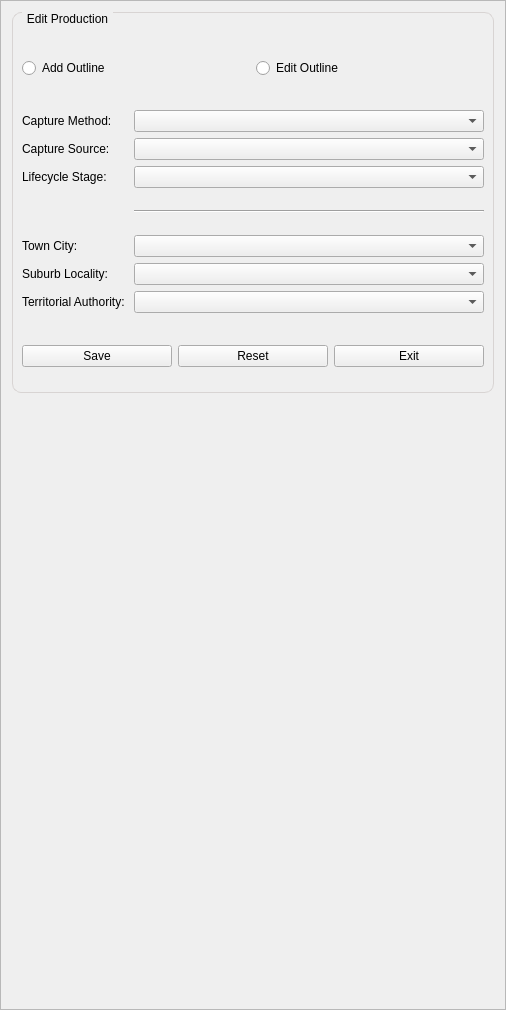
<?xml version="1.0" encoding="UTF-8"?>
<ui version="4.0">
 <class>productio_edits</class>
 <widget class="QFrame" name="productio_edits">
  <property name="geometry">
   <rect>
    <x>0</x>
    <y>0</y>
    <width>506</width>
    <height>1010</height>
   </rect>
  </property>
  <property name="windowTitle">
   <string>Frame</string>
  </property>
  <property name="frameShape">
   <enum>QFrame::StyledPanel</enum>
  </property>
  <property name="frameShadow">
   <enum>QFrame::Raised</enum>
  </property>
  <layout class="QVBoxLayout" name="verticalLayout">
   <item>
    <widget class="QGroupBox" name="grpb">
     <property name="maximumSize">
      <size>
       <width>16777215</width>
       <height>16760000</height>
      </size>
     </property>
     <property name="styleSheet">
      <string notr="true">QGroupBox {
    border: 1px solid #D8D4D3;
    border-radius: 9px;
    margin-top: 0.5em;
}

QGroupBox::title {
    subcontrol-origin: margin;
    left: 10px;
    padding: 0 3px 0 3px;
}</string>
     </property>
     <property name="title">
      <string>Edit Production</string>
     </property>
     <layout class="QFormLayout" name="formLayout">
      <property name="fieldGrowthPolicy">
       <enum>QFormLayout::AllNonFixedFieldsGrow</enum>
      </property>
      <item row="0" column="0">
       <spacer name="vtsp_6">
        <property name="orientation">
         <enum>Qt::Vertical</enum>
        </property>
        <property name="sizeHint" stdset="0">
         <size>
          <width>20</width>
          <height>30</height>
         </size>
        </property>
       </spacer>
      </item>
      <item row="1" column="0" colspan="2">
       <layout class="QHBoxLayout" name="hzly_3">
        <item>
         <widget class="QRadioButton" name="rad_add">
          <property name="styleSheet">
           <string notr="true"/>
          </property>
          <property name="text">
           <string>Add Outline</string>
          </property>
         </widget>
        </item>
        <item>
         <widget class="QRadioButton" name="rad_edit">
          <property name="text">
           <string>Edit Outline</string>
          </property>
         </widget>
        </item>
       </layout>
      </item>
      <item row="2" column="0">
       <spacer name="vtsp_7">
        <property name="orientation">
         <enum>Qt::Vertical</enum>
        </property>
        <property name="sizeHint" stdset="0">
         <size>
          <width>20</width>
          <height>20</height>
         </size>
        </property>
       </spacer>
      </item>
      <item row="4" column="0">
       <widget class="QLabel" name="lb_capture_method">
        <property name="text">
         <string>Capture Method:</string>
        </property>
       </widget>
      </item>
      <item row="4" column="1">
       <widget class="QComboBox" name="cmb_capture_method"/>
      </item>
      <item row="5" column="0">
       <widget class="QLabel" name="lb_capture_source">
        <property name="text">
         <string>Capture Source:</string>
        </property>
       </widget>
      </item>
      <item row="5" column="1">
       <widget class="QComboBox" name="cmb_capture_source"/>
      </item>
      <item row="6" column="0">
       <widget class="QLabel" name="lb_lifeycle_stage">
        <property name="font">
         <font>
          <weight>50</weight>
          <bold>false</bold>
          <kerning>true</kerning>
         </font>
        </property>
        <property name="text">
         <string>Lifecycle Stage:</string>
        </property>
       </widget>
      </item>
      <item row="6" column="1">
       <widget class="QComboBox" name="cmb_lifecycle_stage"/>
      </item>
      <item row="7" column="1">
       <spacer name="vtsp_1">
        <property name="orientation">
         <enum>Qt::Vertical</enum>
        </property>
        <property name="sizeHint" stdset="0">
         <size>
          <width>20</width>
          <height>10</height>
         </size>
        </property>
       </spacer>
      </item>
      <item row="8" column="1">
       <widget class="Line" name="line">
        <property name="orientation">
         <enum>Qt::Horizontal</enum>
        </property>
       </widget>
      </item>
      <item row="9" column="1">
       <spacer name="vtsp_2">
        <property name="orientation">
         <enum>Qt::Vertical</enum>
        </property>
        <property name="sizeHint" stdset="0">
         <size>
          <width>20</width>
          <height>10</height>
         </size>
        </property>
       </spacer>
      </item>
      <item row="10" column="0">
       <widget class="QLabel" name="lb_town">
        <property name="text">
         <string>Town City:</string>
        </property>
       </widget>
      </item>
      <item row="10" column="1">
       <widget class="QComboBox" name="cmb_town"/>
      </item>
      <item row="11" column="0">
       <widget class="QLabel" name="lb_suburb">
        <property name="text">
         <string>Suburb Locality:</string>
        </property>
       </widget>
      </item>
      <item row="11" column="1">
       <widget class="QComboBox" name="cmb_suburb"/>
      </item>
      <item row="12" column="0">
       <widget class="QLabel" name="lb_ta">
        <property name="text">
         <string>Territorial Authority: </string>
        </property>
       </widget>
      </item>
      <item row="12" column="1">
       <widget class="QComboBox" name="cmb_ta"/>
      </item>
      <item row="14" column="0" colspan="2">
       <layout class="QHBoxLayout" name="hzly_4">
        <item>
         <widget class="QPushButton" name="btn_save">
          <property name="styleSheet">
           <string notr="true"/>
          </property>
          <property name="text">
           <string>Save</string>
          </property>
         </widget>
        </item>
        <item>
         <widget class="QPushButton" name="btn_reset">
          <property name="styleSheet">
           <string notr="true"/>
          </property>
          <property name="text">
           <string>Reset</string>
          </property>
         </widget>
        </item>
        <item>
         <widget class="QPushButton" name="btn_cancel">
          <property name="styleSheet">
           <string notr="true"/>
          </property>
          <property name="text">
           <string>Exit</string>
          </property>
          <property name="iconSize">
           <size>
            <width>20</width>
            <height>16</height>
           </size>
          </property>
         </widget>
        </item>
       </layout>
      </item>
      <item row="13" column="1">
       <spacer name="vtsp_3">
        <property name="orientation">
         <enum>Qt::Vertical</enum>
        </property>
        <property name="sizeHint" stdset="0">
         <size>
          <width>20</width>
          <height>20</height>
         </size>
        </property>
       </spacer>
      </item>
      <item row="15" column="0">
       <spacer name="vtsp_4">
        <property name="orientation">
         <enum>Qt::Vertical</enum>
        </property>
        <property name="sizeHint" stdset="0">
         <size>
          <width>20</width>
          <height>10</height>
         </size>
        </property>
       </spacer>
      </item>
     </layout>
     <zorder>lb_capture_method</zorder>
     <zorder>cmb_capture_method</zorder>
     <zorder>cmb_capture_source</zorder>
     <zorder>lb_capture_source</zorder>
     <zorder>lb_town</zorder>
     <zorder>cmb_town</zorder>
     <zorder>lb_suburb</zorder>
     <zorder>cmb_suburb</zorder>
     <zorder>lb_ta</zorder>
     <zorder>cmb_ta</zorder>
     <zorder></zorder>
     <zorder>vtsp_6</zorder>
     <zorder>vtsp_7</zorder>
     <zorder>line</zorder>
     <zorder>vtsp_1</zorder>
     <zorder>vtsp_2</zorder>
     <zorder>cmb_lifecycle_stage</zorder>
     <zorder>lb_lifeycle_stage</zorder>
     <zorder>vtsp_3</zorder>
     <zorder>vtsp_4</zorder>
    </widget>
   </item>
   <item>
    <spacer name="vtsp_8">
     <property name="orientation">
      <enum>Qt::Vertical</enum>
     </property>
     <property name="sizeHint" stdset="0">
      <size>
       <width>20</width>
       <height>40</height>
      </size>
     </property>
    </spacer>
   </item>
   <item>
    <spacer name="vtsp_5">
     <property name="orientation">
      <enum>Qt::Vertical</enum>
     </property>
     <property name="sizeHint" stdset="0">
      <size>
       <width>20</width>
       <height>40</height>
      </size>
     </property>
    </spacer>
   </item>
  </layout>
 </widget>
 <resources/>
 <connections/>
</ui>
